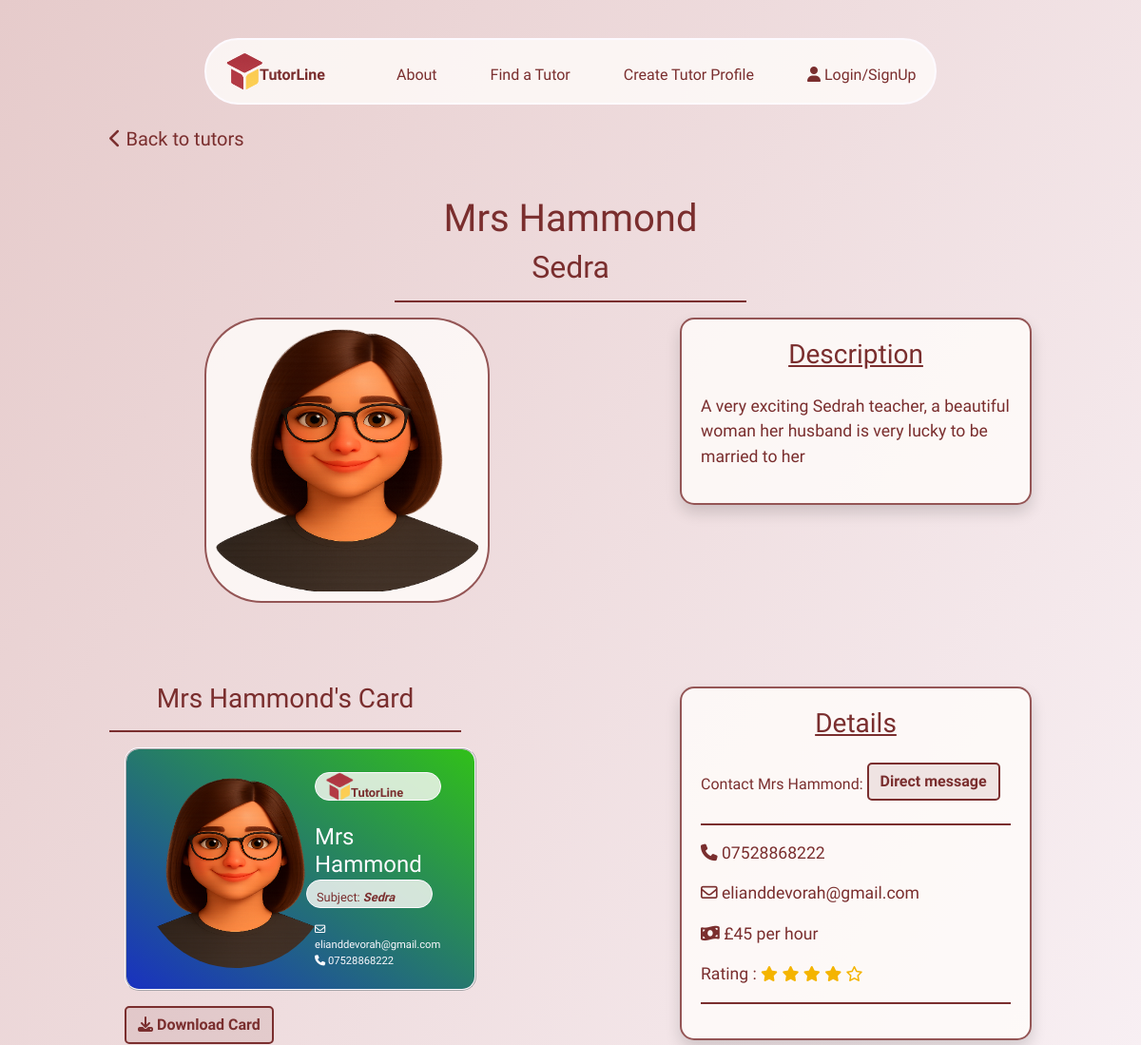
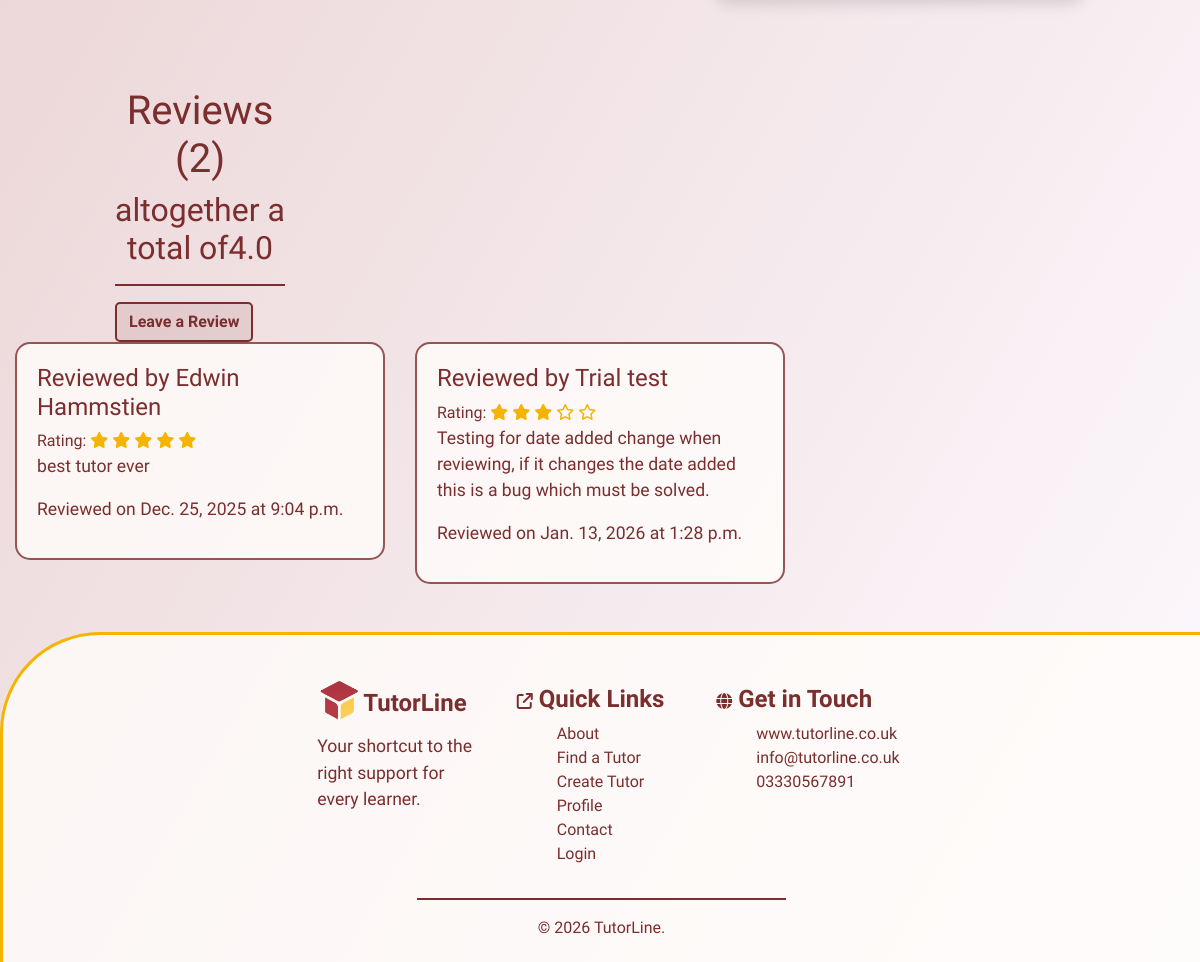
The app's page /tutors/5 with its own data (2 pictures, top to bottom).
### tutors/models.py (models this page shows, shortened)
class Tutors(models.Model):
    class Meta:
        verbose_name_plural = "Tutors"
    user = models.ForeignKey(User, on_delete=models.CASCADE, null=True, blank=True)
    name = models.CharField(max_length=254)
    location = models.ForeignKey('Location', null=True, blank=True,
                                 on_delete=models.SET_NULL)
    category = models.ForeignKey('Category', null=True, blank=True,
                                 on_delete=models.SET_NULL)
    date_added = models.DateField(auto_now=True)
    subject = models.CharField(max_length=254)
    price = models.IntegerField()
    active = models.BooleanField(default=True)
    description = models.TextField()
    email = models.EmailField()
    phone = models.CharField(max_length=14)
    rating = models.FloatField(default=0)
    image = models.ImageField(blank=True, null=True)
    is_male = models.BooleanField()
    color_1 = models.IntegerField(default=rand)
    color_2 = models.IntegerField(default=rand)
    color_3 = models.IntegerField(default=rand)

class Reviews(models.Model):
    class Meta:
        verbose_name_plural = "Reveiws"
    name = models.CharField(max_length=254)
    tutor = models.ForeignKey('Tutors', related_name='reviews',
                                on_delete=models.CASCADE)
    rating = models.IntegerField(default=0)
    review = models.TextField(blank=True, null=True)
    date = models.DateField(auto_now=True)
    time = models.TimeField(auto_now=True)

### tutors/views.py (the view)
# urls.py: path('<int:tutor_id>', views.tutor_details, name='tutor_details'),
def tutor_details(request, tutor_id):
    tutor = get_object_or_404(Tutors, pk=tutor_id)
    reviews = Reviews.objects.filter(tutor=tutor)
    template = 'tutors/tutor-details.html'
    context = {
        'tutor': tutor,
        'reviews': reviews,
        }
    return render(request, template, context)

### tutors/templates/tutors/tutor-details.html (shortened to what this page needs)
{% extends "base.html" %}
{% load static %}
{% block extracss%}
<link rel="stylesheet" href="{% static 'css/tutors.css' %}">
<link rel="stylesheet" href="{% static 'css/tutor-details.css' %}">
{% endblock %}
{% block content %}
<div class="container-fluid mt-4">
    <div class="row">
        <div class="col-1"></div>
        <div class="col-4">
            <h5><a href="{% url 'tutors' %}"><i class="fa-solid fa-chevron-left"></i> Back to tutors</a></h5>
        </div>
        <div class="col-7"></div>
    </div>
</div>
<div class="container-fluid">
    <div class="row">
        <div class="col-4"></div>
        <div class="col-4">
            <h1>{{ tutor.name }}</h1>
            <h2>{{ tutor.subject }}</h2>
            <hr>
        </div>
        <div class="col-4"></div>
    </div>
</div>
<section>
    <div class="container-fluid">
        <div class="row">
            <div class="col-2"></div>
            <div class="col-3">
                {% if tutor.image %}
                    <img src="{{ tutor.image.url }}" class="main-image"  alt="{{ tutor.name }}">
                {% else %}
                    {% if tutor.is_male == True %}
                        <img src="/media/placeholder_male2.png" class="main-image" alt="{{ tutor.name }}">
                    {% else %}
                        <img src="/media/placeholder_female.png" class="main-image"  alt="{{ tutor.name }}">
                    {% endif %}
                {% endif %}
            </div>
            <div class="col-2"></div>
            <div class="col-4">
                <div class="description shadow">
                    <h3 class="mb-4"><u>Description</u></h3>
                    <p>{{ tutor.description }}</p>
                </div>
            </div>
            <div class="col-1"></div>
        </div>
        <div class="row">
            <div class="col-1"></div>
            <div class="col-4">
                <h3 class="mt-3">{{ tutor.name }}'s Card</h3>
                <hr>
                <div class="row image-box mx-3"
                    style="background-image: linear-gradient(to bottom left, rgb({{ tutor.color_1 }}, {{ tutor.color_2 }}, {{ tutor.color_3 }}), rgb({{ tutor.color_3 }}, {{ tutor.color_1 }}, {{ tutor.color_2 }}))">
                    <div class="col-6">
                        {% if tutor.image %}
                        <img src="{{ tutor.image.url }}" class="tutor-image"  alt="{{ tutor.name }}">
                        {% else %}
                            {% if tutor.is_male == True %}
                            <img src="/media/placeholder_male2.png" class="tutor-image" alt="{{ tutor.name }}">
                            {% else %}
                            <img src="/media/placeholder_female.png" class="tutor-image"  alt="{{ tutor.name }}">
                            {% endif %}
                        {% endif %}
                    </div>
                    <div class="col-6 mt-1">
                        <h4 class="card-logo">
                            <img src="/media/logo.png" alt="logo" class="card-logo-image">
                            <span class="logo-text"><strong>TutorLine</strong></span>
                        </h4>
                        <h4 class="mt-4">{{ tutor.name }}</h4>
                        <h5 class="card-logo logo-text">Subject: <strong><em>{{ tutor.subject }}</em></strong></h5>
                        <div class="b-c-email"><i class="fa-regular fa-envelope"></i> {{ tutor.email }}</div>
                        <div class="b-c-email"><i class="fa-solid fa-phone"></i> {{ tutor.phone }}</div>
                    </div>
                </div>
                <button id="download-card" class="btn btn-btn mt-3 mx-3">
                    <i class="fa-solid fa-download"></i> Download Card
                </button>
            </div>
            <div class="col-2"></div>
            <div class="col-4">
                <div class="details shadow">
                    <h3 class="mb-4"><u>Details</u></h3>
                    <span>Contact {{ tutor.name }}: </span><button class="btn btn-btn mb-2"><a href="">Direct message</a></button>
                    <hr>
                    <p><i class="fa-solid fa-phone"></i><a href="tel:{{ tutor.phone }}"> {{ tutor.phone }}</a></p>
                    <p><i class="fa-regular fa-envelope"></i> <a href="mailto:{{ tutor.email }}">{{ tutor.email }}</a></p>
                    <p><i class="fa-solid fa-money-bill-wave"></i> £{{ tutor.price }} per hour</p>
                    <p>
                        Rating : {% if tutor.rating == 0 %}
                        <span class="no-rating">There are no ratings yet!</span>
                        {% else %}
                        {% if tutor.rating == 5 %}
                         <i class="fa-solid fa-star stars"></i>
                         <i class="fa-solid fa-star stars"></i>
                         <i class="fa-solid fa-star stars"></i>
                         <i class="fa-solid fa-star stars"></i>
                         <i class="fa-solid fa-star stars"></i>
                         {% elif tutor.rating > 4 %}
                         <i class="fa-solid fa-star stars"></i>
                         <i class="fa-solid fa-star stars"></i>
                         <i class="fa-solid fa-star stars"></i>
                         <i class="fa-solid fa-star stars"></i>
                         <i class="fa-solid fa-star-half-stroke stars"></i>
                         {% elif tutor.rating == 4 %}
                         <i class="fa-solid fa-star stars"></i>
                         <i class="fa-solid fa-star stars"></i>
                         <i class="fa-solid fa-star stars"></i>
                         <i class="fa-solid fa-star stars"></i>
                         <i class="fa-regular fa-star stars"></i>
                         {% elif tutor.rating > 3 %}
                         <i class="fa-solid fa-star stars"></i>
                         <i class="fa-solid fa-star stars"></i>
                         <i class="fa-solid fa-star stars"></i>
                         <i class="fa-solid fa-star-half-stroke stars"></i>
                         <i class="fa-regular fa-star stars"></i>
                         {% elif tutor.rating == 3 %}
                         <i class="fa-solid fa-star stars"></i>
                         <i class="fa-solid fa-star stars"></i>
                         <i class="fa-solid fa-star stars"></i>
                         <i class="fa-regular fa-star stars"></i>
                         <i class="fa-regular fa-star stars"></i>
                         {% elif tutor.rating > 2 %}
                         <i class="fa-solid fa-star stars"></i>
                         <i class="fa-solid fa-star stars"></i>
                         <i class="fa-solid fa-star-half-stroke stars"></i>
                         <i class="fa-regular fa-star stars"></i>
                         <i class="fa-regular fa-star stars"></i>
                         {% elif tutor.rating == 2 %}
                         <i class="fa-solid fa-star stars"></i>
                         <i class="fa-solid fa-star stars"></i>
                         <i class="fa-regular fa-star stars"></i>
                         <i class="fa-regular fa-star stars"></i>
                         <i class="fa-regular fa-star stars"></i>
                         {% elif tutor.rating > 1 %}
                         <i class="fa-solid fa-star stars"></i>
                         <i class="fa-solid fa-star-half-stroke stars"></i>
                         <i class="fa-regular fa-star stars"></i>
                         <i class="fa-regular fa-star stars"></i>
                         <i class="fa-regular fa-star stars"></i>
                         {% else %}
                         <i class="fa-solid fa-star stars"></i>
                         <i class="fa-regular fa-star stars"></i>
                         <i class="fa-regular fa-star stars"></i>
                         <i class="fa-regular fa-star stars"></i>
                         <i class="fa-regular fa-star stars"></i>
                        {% endif %}
                        {% endif %}
                    </p>
                    <hr>
                </div>
            </div>
            <div class="col-1"></div>
        </div>
    </div>
</section>
<section>
    <div class="container-fluid">
        <div class="row">
            <div class="col-1"></div>
            <div class="col-2">
                <h1>Reviews ({{ reviews.count }})</h1>
                <h2> altogether a total of{{ tutor.rating|floatformat:1 }}</h2>
                <hr>
                <button class="btn btn-btn"><a href="{% url 'review_tutor' tutor.id %}">Leave a Review</a></button>
            </div>
            <div class="col-9"></div>
        </div>
        <div class="row">
        {% if reviews %}
            {% for review in reviews %}
            <div class="col-4">
                <div class="review-box" id="box-{{ review.id }}">
                    <h4>Reviewed by {{ review.name }}</h4>
                    <div>Rating:
                         {% if review.rating == 5 %}
                         <i class="fa-solid fa-star stars"></i>
                         <i class="fa-solid fa-star stars"></i>
                         <i class="fa-solid fa-star stars"></i>
                         <i class="fa-solid fa-star stars"></i>
                         <i class="fa-solid fa-star stars"></i>
                         {% elif review.rating == 4 %}
                         <i class="fa-solid fa-star stars"></i>
                         <i class="fa-solid fa-star stars"></i>
                         <i class="fa-solid fa-star stars"></i>
                         <i class="fa-solid fa-star stars"></i>
                         <i class="fa-regular fa-star stars"></i>
                         {% elif review.rating == 3 %}
                         <i class="fa-solid fa-star stars"></i>
                         <i class="fa-solid fa-star stars"></i>
                         <i class="fa-solid fa-star stars"></i>
                         <i class="fa-regular fa-star stars"></i>
                         <i class="fa-regular fa-star stars"></i>
                         {% elif review.rating == 2 %}
                         <i class="fa-solid fa-star stars"></i>
                         <i class="fa-solid fa-star stars"></i>
                         <i class="fa-regular fa-star stars"></i>
                         <i class="fa-regular fa-star stars"></i>
                         <i class="fa-regular fa-star stars"></i>
                         {% else %}
                         <i class="fa-solid fa-star stars"></i>
                         <i class="fa-regular fa-star stars"></i>
                         <i class="fa-regular fa-star stars"></i>
                         <i class="fa-regular fa-star stars"></i>
                         <i class="fa-regular fa-star stars"></i>
                        {% endif %}
                    </div>
                    <p>{{ review.review }}</p>
                    <p>Reviewed on {{ review.date }} at {{ review.time }}</p>
                </div>
            </div>
            {% endfor%}
        {% else %}
            <div class="col-4">
                <p>{{ tutor.name }} has no Reviews Yet</p>
                <p>Be the first to leave {% if tutor.is_male == True%} him{% else %}her{% endif %} a review.</p>
            </div>
        {% endif %}
        </div>
    </div>
</section>
{% endblock %}

### static/css/base.css (style rules this page uses)
:root { --light-clr:#fdfaff; --opaque:rgba(122, 46, 46, 0.8); --comp-opaque:rgba(122, 46, 46, 0); --drk-clr:#7a2e2e; --ylw-clr:#F4B400; --ylw-opaque:rgba(244, 180, 0, 0.6); --light-opaque:rgba(255, 253, 250, 0.8); --light-opaque-1:rgba(255, 253, 250, 0.6); --light-opaque-2:rgba(255, 253, 250, 0.4); --main-font:"Schibsted Grotesk", sans-serif; }
a { text-decoration: none !important; color: inherit !important; outline: none !important; text-underline-offset: 10px; }
hr { border:solid 0.5px var(--drk-clr) !important; }
html body { background-image: linear-gradient(to bottom right, #e6cbcb, var(--light-clr)); }

### static/css/buttons.css (style rules this page uses)
.btn-btn { color:var(--drk-clr) !important; font-weight: 700 !important; font-family: var(--main-font) !important; background-color: rgba(122, 46, 46, 0.1) !important; border: var(--drk-clr) solid 2px !important; border-radius: 5px !important; }

### static/css/tutors.css (style rules this page uses)
h1 { text-align: center; font-family: var(--main-font); color:var(--drk-clr); margin-top: 40px; }
.details { position: relative; top:20px; }
h3 { text-align: center; }
p { font-size: 1.1rem; font-family: var(--main-font); }
.stars { font-size: 1rem; color:var(--ylw-clr); }

### static/css/tutor-details.css (style rules this page uses)
h2, h3, h5 { color:var(--drk-clr); font-family: var(--main-font); }
h2, h3 { text-align: center; }
.main-image { height:300px; width:300px; border-radius: 20%; margin-bottom: 20px; padding:10px; background-color: var(--light-opaque); border:2px solid var(--opaque) }
.description, .details { background-color: var(--light-opaque); color:var(--drk-clr); font-family: var(--main-font); padding:20px; border: solid 2px var(--opaque); border-radius: 15px; }
.image-box { padding:20px; width:100%; border: solid 2px var(--light-clr); border-style: ridge; border-radius: 15px; font-family: var(--main-font); color: var(--light-clr); }
.tutor-image { height:200px; width:200px; border-radius: 50%; position: relative; top:10px; right:20px; }
.card-logo { height:30px; background-color: var(--light-opaque); padding:10px; border-radius: 9999px; border:solid var(--light-clr) 1px; }
.card-logo-image { height:30px; width:30px; position: relative; bottom:12px; }
.logo-text { color:var(--drk-clr); font-size: 0.8rem; position: relative; bottom:7px; right:9px }
.b-c-email { font-size: 0.7rem; overflow:hidden; }
#download-card { font-family: var(--main-font); }
.review-box { background-color: var(--light-opaque); border: solid 2px var(--opaque); border-radius: 15px; padding:20px; color:var(--drk-clr); font-family: var(--main-font); }

### records on screen
Tutors: name "Mrs Hammond", subject "Sedra", description "A very exciting Sedrah teacher, a beautiful woman her husband is very lucky to be married to her", email "elianddevorah@gmail.com", phone "07528868222", price "45", rating "4.0"
Reviews: name "Edwin Hammstien", rating 5 (drawn), review "best tutor ever", date "Dec. 25, 2025", time "9:04 p.m."
Reviews: name "Trial test", rating 3 (drawn), review "Testing for date added change when reviewing, if it changes the date added this is a bug which must be solved.", date "Jan. 13, 2026", time "1:28 p.m."

### other values on screen
{{ reviews.count }} "2"
